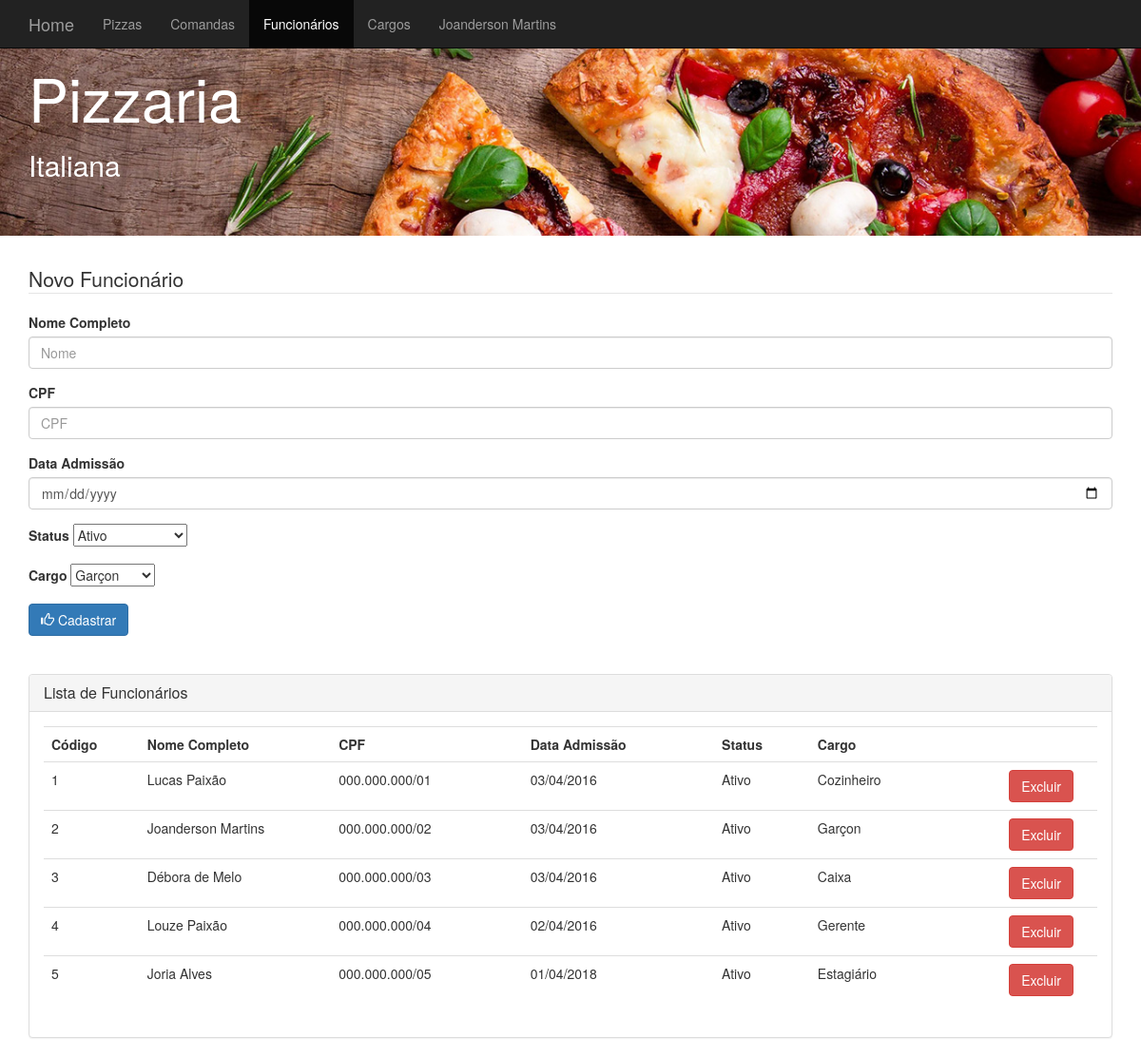
The page /view/view_funcionario.php on the database its author committed.
### tables this page shows
CREATE TABLE `funcionario` (
  `codigo` int(11) NOT NULL,
  `nome` varchar(45) DEFAULT NULL,
  `cpf` varchar(45) NOT NULL,
  `dataadmissao` datetime NOT NULL,
  `status` varchar(45) NOT NULL,
  `codigocargo` int(11) NOT NULL
);

CREATE TABLE `cargo` (
  `codigo` int(11) NOT NULL,
  `nome` varchar(45) DEFAULT NULL,
  `descricao` varchar(100) NOT NULL,
  `salariobase` float NOT NULL
);

### model/class_cargo.php (called while the page is built, shortened)
<?php
   class Cargo{
   		private $codigo;
		private $nome;
		public function __construct($codigo=0, $nome="", $descricao="", $salarioBase=0){
			$this->codigo = $codigo;
			$this->nome = $nome;
		}
		public function getCodigo(){
			return $this->codigo;
		}
		public function getNome(){
			return $this->nome;
		}
   }
?>

### persistence/dao_cargo.php (called while the page is built, shortened)
<?php
    require_once 'conexao.php';
	require_once '../model/class_cargo.php';
	class DAOCargo{
		private $conexao;
		public function __construct(){
			$this->conexao = new Conexao();
		}
		public function listarCargos(){
			$lista = $this->conexao->executarQuery("SELECT * FROM cargo");
			$arrayCargos = array();
			while ($linha = mysqli_fetch_array($lista)) {
				$cargo = new Cargo($linha['codigo'],$linha['nome'],$linha['descricao'],$linha['salariobase']);
				array_push($arrayCargos,$cargo);
			}
			return $arrayCargos;
		}
	}
?>

### persistence/conexao.php (called while the page is built)
<?php
    class Conexao{
    	private $host;
		private $usuario;
		private $senha;
		private $banco;
		private $conexao;
		 function __construct(){
			$this->host = "localhost";
			$this->usuario = "root";
			$this->senha = "";
			$this->banco = "pizzaria";
		}
		public function conectar(){
			$this->conexao = mysqli_connect($this->host, $this->usuario, $this->senha, $this->banco);
			if(mysqli_connect_errno($this->conexao)){
				return false;
			}else{
				mysqli_query($this->conexao, "SET NAMES 'utf8';");
				return true;
			}
		}
		public function executarQuery($sql){
			return mysqli_query($this->conexao, $sql);
		}
    }
?>

### model/class_funcionario.php (called while the page is built, shortened)
<?php
   class Funcionario{
   		private $codigo;
		private $nome;
		private $cpf;
		private $dataAdmissao;
		private $status;
		private $cargo;
		public function __construct($codigo=0, $nome="", $cpf="", $dataAdmissao="", $status="", $cargo=""){
			$this->codigo = $codigo;
			$this->nome = $nome;
			$this->cpf = $cpf;
			$this->dataAdmissao = $dataAdmissao;
			$this->status = $status;
			$this->cargo = $cargo;
		}
		public function getCodigo(){
			return $this->codigo;
		}
		public function getNome(){
			return $this->nome;
		}
		public function getCpf(){
			return $this->cpf;
		}
		public function getDataAdmissao(){
			return $this->dataAdmissao;
		}
		public function getStatus(){
			return $this->status;
		}
		public function getCargo(){
			return $this->cargo;
		}
   }
?>

### persistence/dao_funcionario.php (called while the page is built, shortened)
<?php
    require_once 'conexao.php';
	require_once '../model/class_funcionario.php';
	require_once '../model/class_cargo.php';
	class DAOFuncionario{
		private $conexao;
		public function __construct(){
			$this->conexao = new Conexao();
		}
		public function listarFuncionarios(){
			$lista = $this->conexao->executarQuery("SELECT
				f.codigo as codigofuncionario,
				f.nome as nomefuncionario,
				f.cpf ,
				f.dataAdmissao,
				f.status,
				c.codigo as codigocargo,
				c.nome as nomecargo,
				c.descricao,
				c.salariobase
					FROM
					funcionario f,
					cargo c
					WHERE f.codigocargo = c.codigo");
			$arrayFuncionarios = array();
			while ($linha = mysqli_fetch_array($lista)) {
				$cargo = new Cargo($linha['codigocargo'], $linha['nomecargo'], $linha['descricao'], $linha['salariobase']);
				$funcionario = new Funcionario($linha['codigofuncionario'],$linha['nomefuncionario'],$linha['cpf'],
									$linha['dataAdmissao'],$linha['status'], $cargo);
				array_push($arrayFuncionarios,$funcionario);
			}
			return $arrayFuncionarios;
		}
	}
?>

### view/view_funcionario.php (the view, shortened to what this page needs)
<?php
	require_once '../persistence/dao_funcionario.php';
	require_once '../persistence/dao_cargo.php';
	$daoFuncionario = new DAOFuncionario();
	$listaFuncionarios = $daoFuncionario->listarFuncionarios();
	$daoCargo = new DAOCargo();
	$listaCargos = $daoCargo->listarCargos();
?>
<!DOCTYPE html>
<html lang="pt-br">
  <head>
    <link href="bootstrap/css/bootstrap.min.css" rel="stylesheet">
  </head>
  <body>
 	<nav class="navbar navbar-fixed-top navbar-inverse">
      <div class="container">
        <div class="navbar-header">
          	<a class="navbar-brand" href="index.php">Home</a>
        </div>
        <div id="navbar" class="navbar-collapse collapse" aria-expanded="false" style="height: 1px;">
          <ul class="nav navbar-nav">
            <li><a href="view_pizza.php">Pizzas</a></li>
            <li><a href="view_comanda.php">Comandas</a></li>
            <li class="active"><a href="view_funcionario.php">Funcionários</a></li>
            <li><a href="view_cargo.php">Cargos</a></li>
            <li><a href="view_joandersonMartins.php">Joanderson Martins</a></li>
          </ul>
        </div>
      </div>
    </nav>
<div class="jumbotron" style="background-image:url('pizzaBanner.jpg'); color: #FFFFFF; background-size: 100%;">
  	<div class="container">
		<h1>Pizzaria</h1>
		<h2>Italiana</h2>
	</div>
</div>
<div class="container">
	<form action="../controller/incluir_funcionario.php" method="post">
		<fieldset>
	  		<legend>Novo Funcionário</legend>
            <label>Nome Completo</label><div class="form-group">
	    			<input type="text" class="form-control" id="nome" name="nome" placeholder="Nome">
	  		</div>
	  		<label>CPF</label>
            <div class="form-group">
	    			<input type="text" class="form-control" id="cpf" name="cpf" placeholder="CPF">
	  		</div>
	  		<label>Data Admissão</label>
		  		<div class="form-group">
		    			<input type="date" class="form-control" id="dataAdmissao" name="dataAdmissao">
		  		</div>
		  	<div class="form-group">
	  			<label>Status</label>
			    <select name="status">
					  <option value="Ativo">Ativo</option>
				</select>
			</div>
			<div class="form-group">
		  			<label>Cargo</label>
				    <select name="codigoCargo">
				    	<?php
				    		while ($objetoCargo = array_shift($listaCargos)) {
				    	?>
						  <option value="<?php echo $objetoCargo->getCodigo(); ?>">  <?php echo $objetoCargo->getNome(); ?>  </option>
						 <?php
						}
						 ?>
					</select>
				</div>
	  		<button type="submit" class="btn btn-primary">
	  				<span class="glyphicon glyphicon-thumbs-up"></span>
	  				Cadastrar
			</button>
		</fieldset>
	</form>
</div>
<div class="container">
 	<br /> <br />
</div>
<div class="container">
  <div class="panel panel-default">
  		<div class="panel-heading">
    		<h2 class="panel-title">Lista de Funcionários</h2>
 	 	</div>
		<div class="panel-body">
  			<table class="table table-hover">
  				<tr>
  						<th>Código</th>
  						<th>Nome Completo</th>
  						<th>CPF</th>
  						<th>Data Admissão</th>
  						<th>Status</th>
  						<th>Cargo</th>
  						<th></th>
  				</tr>
  				<?php
  					while ($objetoFuncionario = array_shift($listaFuncionarios)) {
  				?>
    				<tr>
    					<td class="col-md-1"><?php echo $objetoFuncionario->getCodigo(); ?></td>
    					<td class="col-md-2"><?php echo $objetoFuncionario->getNome(); ?></td>
    					<td class="col-md-2"><?php echo $objetoFuncionario->getCpf(); ?></td>
    					<td class="col-md-2"><?php echo date('d/m/Y',  strtotime($objetoFuncionario->getDataAdmissao())); ?></td>
    					<td class="col-md-1"><?php echo $objetoFuncionario->getStatus();?></td>
    					<td class="col-md-2"><?php echo $objetoFuncionario->getCargo()->getNome();?></td>
    					<td class="col-md-1">
    						<a class="btn btn-danger" href="../controller/excluir_funcionario.php?codigo=<?= $objetoFuncionario->getCodigo(); ?>" role="button">Excluir</a>
    					</td>
    				</tr>
    			<?php
					}
    			?>
    			</table>
 		</div>
	</div>
</div>
    </body>
</html>

### rows shown on the page
funcionario: codigo "1", nome "Lucas Paixão", cpf "000.000.000/01", dataadmissao "03/04/2016", status "Ativo", codigocargo.nome "Cozinheiro"
funcionario: codigo "2", nome "Joanderson Martins", cpf "000.000.000/02", dataadmissao "03/04/2016", status "Ativo", codigocargo.nome "Garçon"
funcionario: codigo "3", nome "Débora de Melo", cpf "000.000.000/03", dataadmissao "03/04/2016", status "Ativo", codigocargo.nome "Caixa"
funcionario: codigo "4", nome "Louze Paixão", cpf "000.000.000/04", dataadmissao "02/04/2016", status "Ativo", codigocargo.nome "Gerente"
funcionario: codigo "5", nome "Joria Alves", cpf "000.000.000/05", dataadmissao "01/04/2018", status "Ativo", codigocargo.nome "Estagiário"

### other values the page prints
form field codigoCargo "Garçon"
